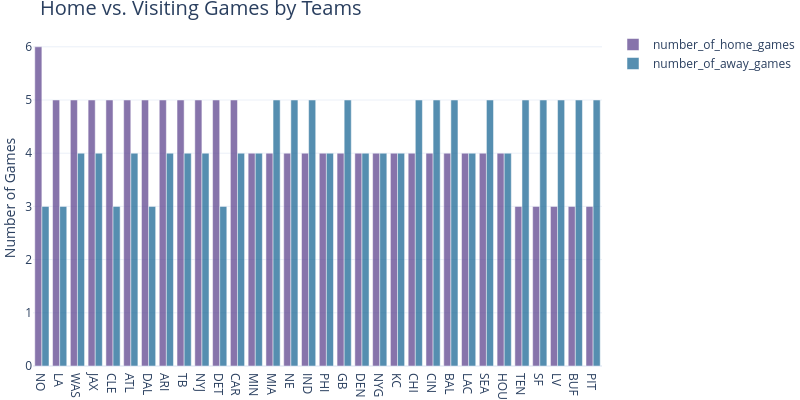

Notebook code cell kept with this figure:
### Code cell
dfg_home = games['homeTeamAbbr'].value_counts().reset_index()
dfg_home.columns = ['team', 'number_of_home_games']

dfg_away = games['visitorTeamAbbr'].value_counts().reset_index()
dfg_away.columns = ['team', 'number_of_away_games']

outer_merged = pd.merge(
     dfg_home, dfg_away, how="outer", on=["team"]
)

fig = go.Figure()

fig.add_bar(x=outer_merged['team'],y=outer_merged['number_of_home_games'], 
            hovertext="Number of home games", name="number_of_home_games", 
            marker_color=px.colors.qualitative.Prism[0])    # "orange"
fig.add_bar(x=outer_merged['team'],y=outer_merged['number_of_away_games'], 
            hovertext="Number of visiting games", name="number_of_away_games", 
            marker_color=px.colors.qualitative.Prism[1]) # "green"

# Update visual layout
fig.update_layout(
    showlegend=True,
    width=800,
    height=400,
    autosize=False,
    margin=dict(t=30, b=0, l=5, r=5),
    template="plotly_white",
    yaxis_title="Number of Games",
    title=dict(text='Home vs. Visiting Games by Teams', font=dict(size=20), yref='paper')
)

# update font size at the axes
fig.update_coloraxes(colorbar_tickfont_size=10)
# Update font in the titles: Apparently subplot titles are annotations (Subplot font size is hardcoded to 16pt · Issue #985)
fig.update_annotations(font_size=12)
# Reduce opacity
fig.update_traces(opacity=0.75)

fig.show()

### Figure 1 — Plotly figure (JSON) as saved in the notebook; plotly's stock layout.template omitted (floating-point values rounded to 4 significant figures)
{"data": [{"hovertext": "Number of home games", "marker": {"color": "rgb(95, 70, 144)"}, "name": "number_of_home_games", "opacity": 0.75, "type": "bar", "x": ["NO", "LA", "WAS", "JAX", "CLE", "ATL", "DAL", "ARI", "TB", "NYJ", "DET", "CAR", "MIN", "MIA", "NE", "IND", "PHI", "GB", "DEN", "NYG", "KC", "CHI", "CIN", "BAL", "LAC", "SEA", "HOU", "TEN", "SF", "LV", "BUF", "PIT"], "y": [6, 5, 5, 5, 5, 5, 5, 5, 5, 5, 5, 5, 4, 4, 4, 4, 4, 4, 4, 4, 4, 4, 4, 4, 4, 4, 4, 3, 3, 3, 3, 3]}, {"hovertext": "Number of visiting games", "marker": {"color": "rgb(29, 105, 150)"}, "name": "number_of_away_games", "opacity": 0.75, "type": "bar", "x": ["NO", "LA", "WAS", "JAX", "CLE", "ATL", "DAL", "ARI", "TB", "NYJ", "DET", "CAR", "MIN", "MIA", "NE", "IND", "PHI", "GB", "DEN", "NYG", "KC", "CHI", "CIN", "BAL", "LAC", "SEA", "HOU", "TEN", "SF", "LV", "BUF", "PIT"], "y": [3, 3, 4, 4, 3, 4, 3, 4, 4, 4, 3, 4, 4, 5, 5, 5, 4, 5, 4, 4, 4, 5, 5, 5, 4, 5, 4, 5, 5, 5, 5, 5]}], "layout": {"autosize": false, "coloraxis": {"colorbar": {"tickfont": {"size": 10}}}, "height": 400, "margin": {"b": 0, "l": 5, "r": 5, "t": 30}, "showlegend": true, "title": {"font": {"size": 20}, "text": "Home vs. Visiting Games by Teams", "yref": "paper"}, "width": 800, "yaxis": {"title": {"text": "Number of Games"}}}}
